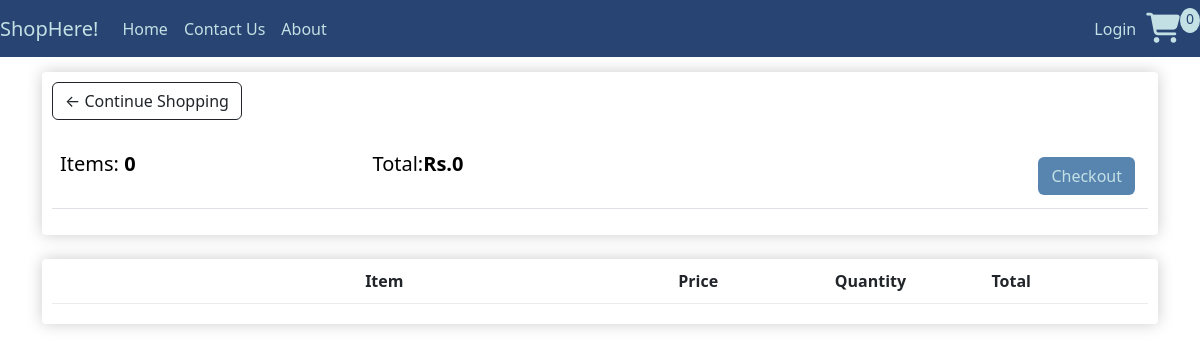
/cart/ (signed in), run on an earlier commit of the app's database.
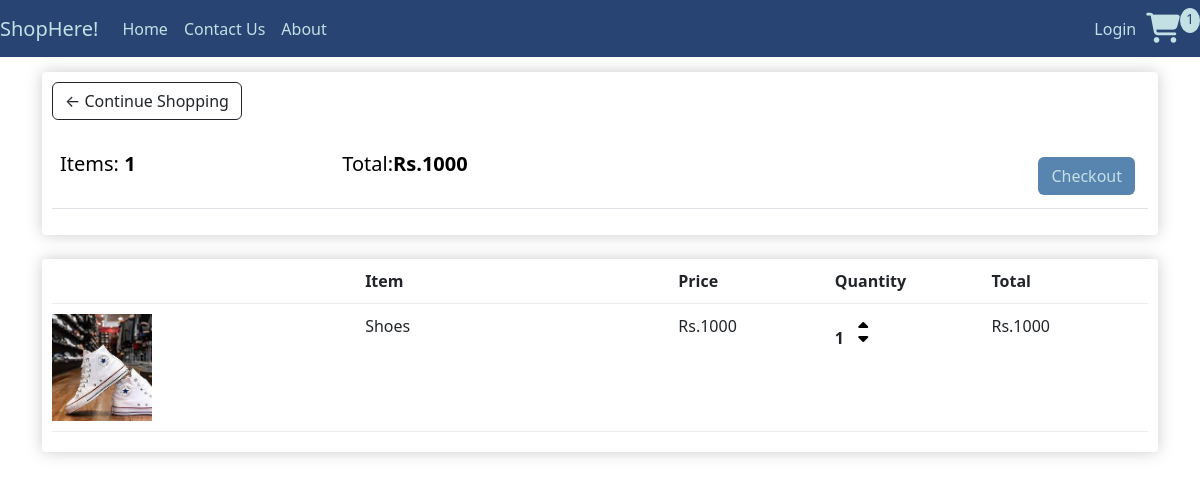
And on a later commit of the database.
### shop/models.py (models this page shows, shortened)
class Order(models.Model):
    customer=models.ForeignKey(Customer,on_delete=models.SET_NULL,null=True,blank=True)
    date_ordered=models.DateTimeField(auto_now_add=True)
    complete=models.BooleanField(default=False)
    transaction_id=models.CharField(max_length=100,null=True)
    @property
    def get_cart_total(self):
        orderitems=self.orderitem_set.all()
        total=sum([item.get_total for item in orderitems])
        return total
    @property
    def get_cart_items(self):
        orderitems=self.orderitem_set.all()
        total=sum([item.quantity for item in orderitems])
        return total

class OrderItem(models.Model):
    product=models.ForeignKey(Product_details,on_delete=models.SET_NULL,null=True)
    order=models.ForeignKey(Order,on_delete=models.SET_NULL,null=True)
    quantity=models.IntegerField(default=0,null=True,blank=True)
    date_added=models.DateTimeField(auto_now_add=True)
    @property
    def get_total(self):
        total=self.product.price*self.quantity
        return total

class Product_details(models.Model):
    prod_id=models.AutoField
    prod_name=models.CharField(max_length=30)
    prod_desc=models.TextField()
    image = models.ImageField(upload_to='product/images', default="")
    price = models.IntegerField(default=0)
    pub_date=models.DateField(auto_now_add=True)
    category=models.CharField(max_length=50,default="Sale")
    digital = models.BooleanField(default=False, null=True, blank=True)

### shop/views.py (the view)
# urls.py: path('cart/',views.cart,name='Cart'),
def cart(request):
    data=cartData(request)
    cartItems=data['cartItems']
    order=data['order']
    items=data['items']
    context={'items':items,'order':order,'cartItems':cartItems}
    return render(request,'cart.html',context)

### shop/utilis.py (called while the page is built)
def cartData(request):
    if request.user.is_authenticated:
        customer=request.user.customer
        order,created=Order.objects.get_or_create(customer=customer,complete=False)
        items=order.orderitem_set.all()
        cartItems=order.get_cart_items
    else:
        cookieData = cookieCart(request)
        cartItems = cookieData['cartItems']
        order = cookieData['order']
        items = cookieData['items']
    return {'cartItems':cartItems,'order':order,'items':items}

### shop/templates/cart.html
{% extends 'index.html' %}
{% load static %}
{% block body %}
<div class="row">
    <div class="col-lg-12">
        <div class="box-element">
            <a class="btn btn-outline-dark" href="{% url 'index' %}">&#x2190; Continue Shopping</a>
            <br>
            <br>
            <table class="table">
                <tr>
                    <th>
                        <h5>Items: <strong>{{order.get_cart_items}}</strong></h5>
                    </th>
                    <th>
                        <h5>Total:<strong>Rs.{{order.get_cart_total}}</strong></h5>
                    </th>
                    <th>
                        <a style="float:right; margin:5px; color: #c3e0e5; background-color: #5885af;" class="btn"
                            href="{% url 'Checkout' %}">Checkout</a>
                    </th>
                </tr>
            </table>
        </div>
        <br>
        <div class="box-element">
            <div class="cart-row">
                <div style="flex:2"></div>
                <div style="flex:2"><strong>Item</strong></div>
                <div style="flex:1"><strong>Price</strong></div>
                <div style="flex:1"><strong>Quantity</strong></div>
                <div style="flex:1"><strong>Total</strong></div>
            </div>
            {% for item in items %}
            <div class="cart-row">
                <div style="flex:2"><img class="row-image" src="/media/{{item.product.image}}"></div>
                <div style="flex:2">
                    <p>{{item.product.prod_name}}</p>
                </div>
                <div style="flex:1">
                    <p>Rs.{{item.product.price}}</p>
                </div>
                <div style="flex:1">
                    <p class="quantity">{{item.quantity}}</p>
                    <div class="quantity">
                        <a data-product="{{item.product.id}}" data-action="add" class=" icons update-cart">
                            <i class="fa-solid fa-caret-up " id=" chg-quantity"></i>
                        </a>
                        <a data-product="{{item.product.id}}" data-action="remove" class=" icons update-cart">
                            <i class="fa-solid fa-caret-down " id="chg-quantity"></i>
                        </a>
                    </div>
                </div>
                <div style="flex:1">
                    <p>Rs.{{item.get_total}}</p>
                </div>
            </div>
            {% endfor %}
        </div>
    </div>
</div>
{% endblock %}

### shop/templates/index.html (shortened to what this page needs)
{% load static %}
<!DOCTYPE html>
<html lang="en">
<head>
    <link rel="stylesheet" href="{% static 'css/index.css' %}">
    <link href="https://cdn.jsdelivr.net/npm/bootstrap@5.3.2/dist/css/bootstrap.min.css" rel="stylesheet"
>
    <link rel="stylesheet" href="https://cdnjs.cloudflare.com/ajax/libs/font-awesome/6.4.2/css/all.min.css">
</head>
<body>
    <nav class="navbar fixed-top  navbar-expand-lg">
        <a href="#" class="navbar-brand">ShopHere!</a>
        <div class="collapse navbar-collapse" id="navbarSupportedContent">
            <div class="navbar-nav me-auto mb-2 mb-lg-0">
                <a class="nav-link" href="{% url 'index' %}"> Home</a>
                <a class="nav-link" href="{% url 'ContactUs' %}">Contact Us</a>
                <a class="nav-link" href="">About</a>
            </div>
            <div class="form-inline my-2 my-lg-0">
                <a class="nav-link" href="{% url 'login' %}">Login</a>
            </div>
            <a class="nav-link" href="{% url 'Cart' %}">
                <i class="fa-solid fa-cart-shopping" style="font-size: 30px; margin-left: 10px;"></i>
            </a>
            <p id="cart-total">{{cartItems}}</p>
        </div>
    </nav>
    <div class="container my-5">
        <br>
        {% block body %}{% endblock %}
    </div>
</body>
</html>

### shop/static/css/index.css (style rules this page uses)
nav { background-color: #274472; }
body .navbar-brand { color: #c3e0e5; }
body .nav-link { color: #c3e0e5; }
.box-element { box-shadow:hsl(0, 0%, 80%) 0 0 16px; background-color: #fff; border-radius: 4px; padding: 10px; }
#cart-total { display: block; text-align: center; color:#274472; background-color: #c3e0e5; width: 20px; height: 25px; border-radius: 50%; font-size: 14px; }
.col-lg-4, .col-lg-6, .col-lg-8, .col-lg-12 { margin-top: 30px; }
.btn { border-radius: 0; }
.row-image { width: 100px; }
.cart-row { display: flex; align-items: flex-stretch; padding-bottom: 10px; margin-bottom: 10px; border-bottom: 1px solid #ececec; }
.quantity { display: inline-block; font-weight: 700; padding-right:10px; }
.icons { text-decoration: none; color: black; margin-top: 2px; }
#chg-quantity { width: 12px; cursor: pointer; display: block; margin-top: -8px; transition:.1s; }

What changed in the data, as far as the page shows it:
computed for Order: get_cart_items "0" → "1"; get_cart_total "0" → "1000"
added OrderItem: product.image (picture), product.prod_name "Shoes", product.price "1000", quantity "1", get_total "1000"
Also different on the page:
{{ cartItems }}: "0" → "1"
